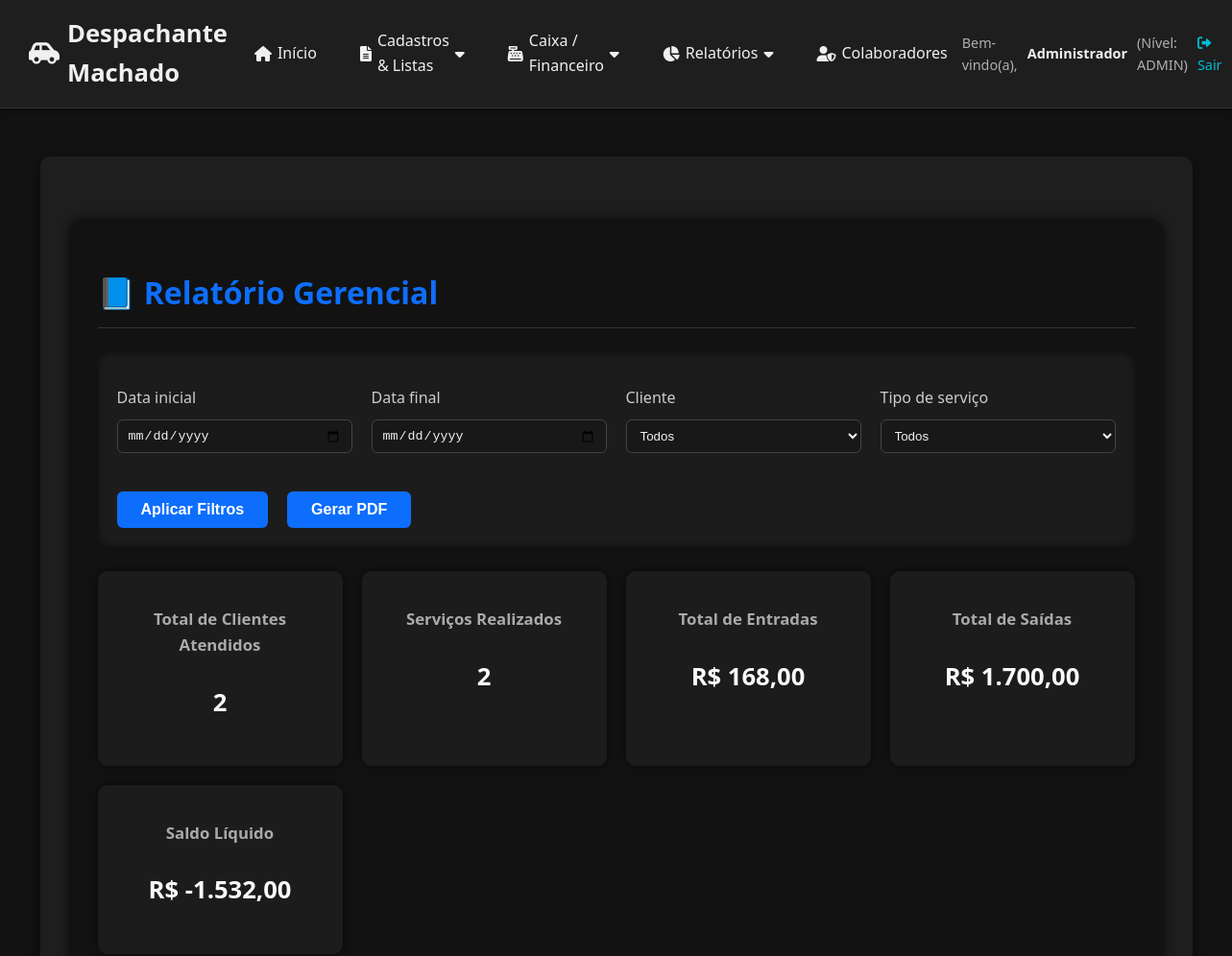
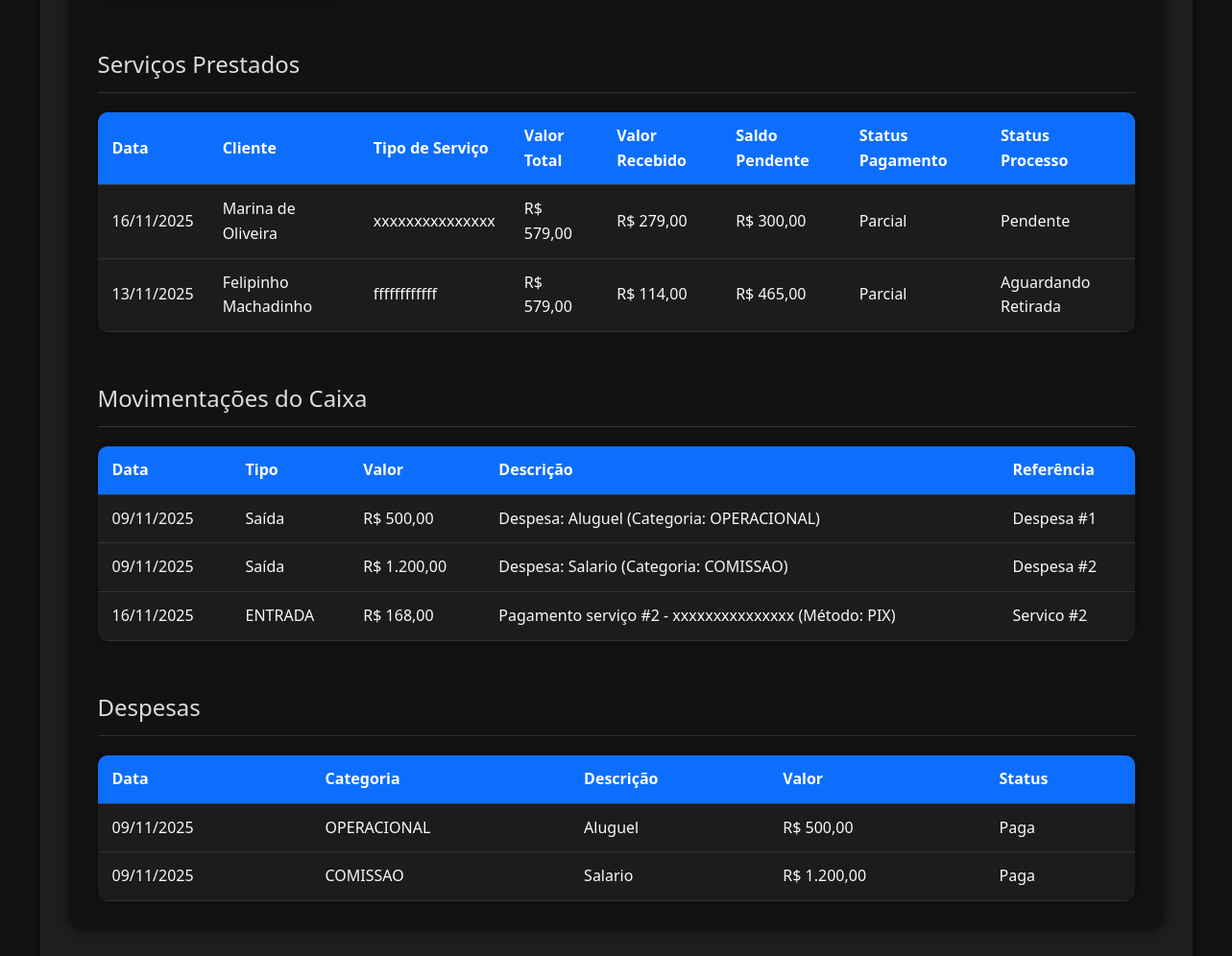
The app's page /relatorios/fluxo_caixa (signed in) with its own data (2 pictures, top to bottom).
### app_web.py (models this page shows)
class Servico(db.Model):
    id = db.Column(db.Integer, primary_key=True)
    cliente_id = db.Column(db.Integer, db.ForeignKey('cliente.id'), nullable=False)
    cliente = db.relationship('Cliente', backref=db.backref('servicos', lazy=True))
    tipo_servico = db.Column(db.String(150), nullable=False)
    detalhes = db.Column(db.Text)
    placa_veiculo = db.Column(db.String(10), nullable=True) # Adicionado para filtro
    data_servico = db.Column(db.Date, default=datetime.utcnow)
    data_vencimento = db.Column(db.Date) # Opcional
    valor_total = db.Column(db.Float, default=0.0)
    valor_recebido = db.Column(db.Float, default=0.0)
    saldo_pendente = db.Column(db.Float, default=0.0)
    status_processo = db.Column(db.String(50), default='Pendente') # Pendente, Em Andamento, Concluído, etc.
    status_pagamento = db.Column(db.String(50), default='Não Cobrado') # Não Cobrado, A Cobrar, Parcial, Pago

class Cliente(db.Model):
    id = db.Column(db.Integer, primary_key=True)
    nome = db.Column(db.String(100), nullable=False)
    cpf_cnpj = db.Column(db.String(20), unique=True, nullable=False)
    telefone = db.Column(db.String(20))
    email = db.Column(db.String(100))
    endereco = db.Column(db.String(255))
    data_cadastro = db.Column(db.Date, default=datetime.utcnow)

class MovimentacaoCaixa(db.Model):
    id = db.Column(db.Integer, primary_key=True)
    data = db.Column(db.Date, default=datetime.utcnow)
    tipo = db.Column(db.String(10), nullable=False) # 'Entrada' ou 'Saida'
    valor = db.Column(db.Float, nullable=False)
    descricao = db.Column(db.String(255))
    referencia_id = db.Column(db.Integer) # ID do Servico ou Despesa, se aplicável
    referencia_tipo = db.Column(db.String(20)) # 'Servico' ou 'Despesa'

class Despesa(db.Model):
    id = db.Column(db.Integer, primary_key=True)
    data = db.Column(db.Date, default=datetime.utcnow)
    valor = db.Column(db.Float, nullable=False)
    descricao = db.Column(db.String(255), nullable=False)
    categoria = db.Column(db.String(100), nullable=False)
    paga = db.Column(db.Boolean, default=False)

### app_web.py (the view)
@app.route("/relatorios/fluxo_caixa", methods=["GET", "POST"])
@login_required
def relatorio_fluxo_caixa():
    from datetime import datetime
    from sqlalchemy import func
    data_inicio = request.form.get("data_inicio") or request.args.get("data_inicio")
    data_fim = request.form.get("data_fim") or request.args.get("data_fim")
    cliente_id = request.form.get("cliente_id") or request.args.get("cliente_id")
    tipo_servico = request.form.get("tipo_servico") or request.args.get("tipo_servico")
    def parse_date(date_str):
        try:
            return datetime.strptime(date_str, "%Y-%m-%d").date() if date_str else None
        except Exception:
            return None
    data_inicio = parse_date(data_inicio)
    data_fim = parse_date(data_fim)
    query_servicos = Servico.query
    query_mov = MovimentacaoCaixa.query
    query_despesas = Despesa.query
    if data_inicio:
        query_servicos = query_servicos.filter(Servico.data_servico >= data_inicio)
        query_mov = query_mov.filter(MovimentacaoCaixa.data >= data_inicio)
        query_despesas = query_despesas.filter(Despesa.data >= data_inicio)
    if data_fim:
        query_servicos = query_servicos.filter(Servico.data_servico <= data_fim)
        query_mov = query_mov.filter(MovimentacaoCaixa.data <= data_fim)
        query_despesas = query_despesas.filter(Despesa.data <= data_fim)
    if cliente_id:
        query_servicos = query_servicos.filter(Servico.cliente_id == cliente_id)
    if tipo_servico:
        query_servicos = query_servicos.filter(Servico.tipo_servico == tipo_servico)
    servicos = query_servicos.all()
    movimentacoes_brutas = query_mov.all()
    despesas = query_despesas.all() # Despesas avulsas filtradas por data
    movimentacoes = [] # Lista final de movimentos válidos
    for m in movimentacoes_brutas:
        if m.referencia_tipo != 'Servico':
            movimentacoes.append(m)
            continue
        servico_existente = Servico.query.get(m.referencia_id)
        if servico_existente:
            if cliente_id and str(servico_existente.cliente_id) != cliente_id:
                continue
            movimentacoes.append(m)
    total_clientes = len(set(s.cliente_id for s in servicos))
    total_servicos = len(servicos)
    total_faturado = sum(s.valor_total for s in servicos)
    total_recebido = sum(s.valor_recebido for s in servicos)
    total_pendente = total_faturado - total_recebido
    total_entradas = sum(m.valor for m in movimentacoes if m.tipo and (
        'entrada' in m.tipo.lower() or m.referencia_tipo == 'Servico'
    ))
    total_saidas_caixa = sum(m.valor for m in movimentacoes if m.tipo and 'saida' in m.tipo.lower())
    total_despesas_avulsas = sum(d.valor for d in despesas)
    total_saidas_geral = total_saidas_caixa + total_despesas_avulsas
    saldo_liquido = total_entradas - total_saidas_geral
    clientes = Cliente.query.all()
    tipos_servicos = [t[0] for t in db.session.query(Servico.tipo_servico).distinct().all()]
    return render_template(
        "relatorio_faturamento.html",
        clientes=clientes,
        tipos_servicos=tipos_servicos,
        servicos=servicos,
        movimentacoes=movimentacoes,
        despesas=despesas,
        total_clientes=total_clientes,
        total_servicos=total_servicos,
        total_faturado=total_faturado,
        total_recebido=total_recebido,
        total_pendente=total_pendente,
        total_entradas=total_entradas,
        total_saidas=total_saidas_geral,
        saldo_liquido=saldo_liquido,
        data_inicio=data_inicio.strftime("%Y-%m-%d") if data_inicio else "",
        data_fim=data_fim.strftime("%Y-%m-%d") if data_fim else "",
        cliente_id=int(cliente_id) if cliente_id and cliente_id.isdigit() else None,
        tipo_servico=tipo_servico or ""
    )

### app_web.py (called while the page is built)
@app.before_request
def load_user():
    g.user = session.get('nome')
    g.nivel = session.get('nivel_acesso')

@app.template_filter('to_date')
def format_date_filter(value):
    if value is None:
        return ""
    if isinstance(value, str):
        try:
            value = datetime.strptime(value, '%Y-%m-%d').date()
        except ValueError:
            return value
    return value.strftime('%d/%m/%Y') if hasattr(value, 'strftime') else str(value)

@app.template_filter('moeda')
def format_currency_filter(value):
    if value is None:
        return 'R$ 0,00'
    try:
        value_float = float(value)
        return "R$ {:,.2f}".format(value_float).replace(',', 'X').replace('.', ',').replace('X', '.')
    except:
        return value

def login_required(view):
    @wraps(view)
    def wrapped_view(**kwargs):
        if not session.get('logged_in'):
            flash('Você precisa fazer login para acessar esta página.', 'error')
            return redirect(url_for('login'))
        return view(**kwargs)
    return wrapped_view

### templates/relatorio_faturamento.html (shortened to what this page needs)
{% extends "base.html" %}
{% block content %}
<div class="relatorio-container" id="area-relatorio">
    <h1>📘 Relatório Gerencial</h1>
    <form method="POST" class="filtros">
    <div>
        <label for="data_inicio">Data inicial</label>
        <input type="date" id="data_inicio" name="data_inicio" value="{{ data_inicio }}">
    </div>
    <div>
        <label for="data_fim">Data final</label>
        <input type="date" id="data_fim" name="data_fim" value="{{ data_fim }}">
    </div>
    <div>
        <label for="cliente_id">Cliente</label>
        <select id="cliente_id" name="cliente_id">
            <option value="">Todos</option>
        </select>
    </div>
    <div>
        <label for="tipo_servico">Tipo de serviço</label>
        <select id="tipo_servico" name="tipo_servico">
            <option value="">Todos</option>
        </select>
    </div>
    <button type="submit">Aplicar Filtros</button>
    <button type="button" id="btnGerarPDF" class="btn-exportar">Gerar PDF</button>
</form>
    <div class="cards-resumo">
        <div class="card">
            <h3>Total de Clientes Atendidos</h3>
            <p>{{ total_clientes }}</p>
        </div>
        <div class="card">
            <h3>Serviços Realizados</h3>
            <p>{{ total_servicos }}</p>
        </div>
        <div class="card">
            <h3>Total de Entradas</h3>
            <p>{{ total_entradas | moeda }}</p>
        </div>
        <div class="card">
            <h3>Total de Saídas</h3>
            <p>{{ total_saidas | moeda }}</p>
        </div>
        <div class="card">
            <h3>Saldo Líquido</h3>
            <p>{{ saldo_liquido | moeda }}</p>
        </div>
    </div>
    <h2>Serviços Prestados</h2>
    <table>
        <thead>
            <tr>
                <th>Data</th>
                <th>Cliente</th>
                <th>Tipo de Serviço</th>
                <th>Valor Total</th>
                <th>Valor Recebido</th>
                <th>Saldo Pendente</th>
                <th>Status Pagamento</th>
                <th>Status Processo</th>
            </tr>
        </thead>
        <tbody>
            {% for s in servicos %}
            <tr>
                <td>{{ s.data_servico | to_date }}</td>
                <td>{{ s.cliente.nome }}</td>
                <td>{{ s.tipo_servico }}</td>
                <td>{{ s.valor_total | moeda }}</td>
                <td>{{ s.valor_recebido | moeda }}</td>
                <td>{{ (s.valor_total - s.valor_recebido) | moeda }}</td>
                <td>{{ s.status_pagamento }}</td>
                <td>{{ s.status_processo }}</td>
            </tr>
            {% endfor %}
        </tbody>
    </table>
    <h2>Movimentações do Caixa</h2>
    <table>
        <thead>
            <tr>
                <th>Data</th>
                <th>Tipo</th>
                <th>Valor</th>
                <th>Descrição</th>
                <th>Referência</th>
            </tr>
        </thead>
        <tbody>
            {% for m in movimentacoes %}
            <tr>
                <td>{{ m.data | to_date }}</td>
                <td>{{ m.tipo }}</td>
                <td>{{ m.valor | moeda }}</td>
                <td>{{ m.descricao }}</td>
                <td>{{ m.referencia_tipo }} #{{ m.referencia_id }}</td>
            </tr>
            {% endfor %}
        </tbody>
    </table>
    <h2>Despesas</h2>
    <table>
        <thead>
            <tr>
                <th>Data</th>
                <th>Categoria</th>
                <th>Descrição</th>
                <th>Valor</th>
                <th>Status</th>
            </tr>
        </thead>
        <tbody>
            {% for d in despesas %}
            <tr>
                <td>{{ d.data | to_date }}</td>
                <td>{{ d.categoria }}</td>
                <td>{{ d.descricao }}</td>
                <td>{{ d.valor | moeda }}</td>
                <td>{% if d.paga %}Paga{% else %}Pendente{% endif %}</td>
            </tr>
            {% endfor %}
        </tbody>
    </table>
</div>
{% endblock %}

### templates/base.html (style rules this page uses)
:root { --cor-primaria: #0d6efd; --cor-primaria-escura: #084298; --cor-secundaria: #198754; --cor-alerta: #ffc107; --cor-erro: #dc3545; --cor-fundo: #121212; --cor-container: #1e1e1e; --cor-texto: #f0f0f0; --cor-texto-secundario: #b0b0b0; --cor-hover: #2c2c2c; --cor-borda: #333; --sombra: rgba(0, 0, 0, 0.5); --cor-sucesso: #28a745; --cor-info: #17a2b8; --cor-aviso: #ffc107; --cor-saldo-positivo: #28a745; --cor-saldo-negativo: #e74c3c; --cor-saldo-zero: #ffc107; --cor-pendente: #5c4300; --cor-pendente-texto: #ffdb70; --cor-andamento: #003366; --cor-andamento-texto: #cce0ff; --cor-aguardando: #005662; --cor-aguardando-texto: #b2faff; --cor-concluido: #0f3d1e; --cor-concluido-texto: #9ef5b3; --cor-cancelado: #333; --cor-cancelado-texto: #ccc; --cor-pago: #0f3d1e; --cor-pago-texto: #9ef5b3; --cor-parcial: #5c4300; --cor-parcial-texto: #ffdb70; --cor-a-cobrar: #7a1a1a; --cor-a-cobrar-texto: #ffbdbd; --cor-nao-cobrado: #444; --cor-nao-cobrado-texto: #bbb; --espacamento-xs: 5px; --espacamento-sm: 10px; --espacamento-md: 15px; --espacamento-lg: 20px; --espacamento-xl: 25px; --borda-radius: 6px; --borda-radius-lg: 10px; }
* { box-sizing: border-box; }
body { font-family: 'Segoe UI', Tahoma, Geneva, Verdana, sans-serif; margin: 0; padding: 0; background-color: var(--cor-fundo); color: var(--cor-texto); line-height: 1.6; }
h1, h2 { color: var(--cor-texto); border-bottom: 1px solid var(--cor-borda); padding-bottom: 10px; margin-bottom: 20px; font-weight: 600; }
label { display: block; margin-top: 15px; font-weight: 600; color: var(--cor-texto-secundario); }
input, select, textarea { width: 100%; padding: 10px 12px; margin-top: 5px; background-color: #1a1a1a; border: 1px solid var(--cor-borda); border-radius: var(--borda-radius); color: var(--cor-texto); transition: border-color 0.2s; }
.btn, button, input[type="submit"] { background-color: var(--cor-primaria); color: white; padding: 10px 20px; border: none; border-radius: var(--borda-radius); cursor: pointer; margin-top: 20px; font-size: 1em; font-weight: 600; text-decoration: none; display: inline-flex; align-items: center; gap: 8px; transition: background-color 0.2s, transform 0.2s; }

### templates/relatorio_faturamento.html (style rules this page uses)
.relatorio-container { max-width: 1400px; margin: 40px auto; padding: 30px; background-color: #121212; border-radius: 15px; box-shadow: 0 0 12px rgba(0, 0, 0, 0.6); color: #f8f9fa; }
h1 { color: var(--cor-primaria); margin-bottom: 25px; font-weight: 600; }
h2 { margin-top: 50px; color: #ddd; font-weight: 500; }
.filtros { display: flex; flex-wrap: wrap; gap: 20px; margin-bottom: 25px; background-color: #1c1c1c; padding: 20px; border-radius: 12px; box-shadow: inset 0 0 8px rgba(0,0,0,0.5); }
.filtros div { display: flex; flex-direction: column; flex: 1 1 220px; }
.filtros label { font-weight: 500; margin-bottom: 5px; color: #ccc; }
.filtros input, .filtros select { padding: 8px 10px; border-radius: 6px; border: 1px solid #444; background-color: #181818; color: #f0f0f0; }
.filtros button { background-color: var(--cor-primaria); color: #fff; border: none; border-radius: 6px; padding: 10px 25px; font-weight: 600; cursor: pointer; transition: 0.2s; align-self: flex-end; }
.btn-exportar { background-color: #198754; color: white; padding: 10px 25px; border: none; border-radius: 6px; font-weight: 600; cursor: pointer; transition: 0.2s; align-self: flex-end; }
.cards-resumo { display: grid; grid-template-columns: repeat(auto-fit, minmax(230px, 1fr)); gap: 20px; margin-bottom: 40px; }
.card { background-color: #1c1c1c; padding: 20px; border-radius: 10px; box-shadow: 0 0 8px rgba(0, 0, 0, 0.5); text-align: center; }
.card h3 { font-size: 1.05em; color: #aaa; margin-bottom: 8px; }
.card p { font-size: 1.6em; font-weight: 600; color: #f8f9fa; }
table { width: 100%; border-collapse: collapse; background-color: #1c1c1c; border-radius: 10px; overflow: hidden; margin-top: 10px; box-shadow: 0 0 6px rgba(0,0,0,0.5); }
thead { background-color: var(--cor-primaria); color: #fff; }
th, td { padding: 12px 15px; text-align: left; border-bottom: 1px solid #333; }

### records on screen
Servico: data_servico|to_date "16/11/2025", cliente.nome "Marina de Oliveira", tipo_servico "xxxxxxxxxxxxxxx", valor_total|moeda "R$ 579,00", valor_recebido|moeda "R$ 279,00", (s.valor_total-s.valor_recebido)|moeda "R$ 300,00", status_pagamento "Parcial", status_processo "Pendente"
Servico: data_servico|to_date "13/11/2025", cliente.nome "Felipinho Machadinho", tipo_servico "ffffffffffff", valor_total|moeda "R$ 579,00", valor_recebido|moeda "R$ 114,00", (s.valor_total-s.valor_recebido)|moeda "R$ 465,00", status_pagamento "Parcial", status_processo "Aguardando Retirada"
MovimentacaoCaixa: data|to_date "09/11/2025", tipo "Saída", valor|moeda "R$ 500,00", descricao "Despesa: Aluguel (Categoria: OPERACIONAL)", referencia_tipo "Despesa", referencia_id "1"
MovimentacaoCaixa: data|to_date "09/11/2025", tipo "Saída", valor|moeda "R$ 1.200,00", descricao "Despesa: Salario (Categoria: COMISSAO)", referencia_tipo "Despesa", referencia_id "2"
MovimentacaoCaixa: data|to_date "16/11/2025", tipo "ENTRADA", valor|moeda "R$ 168,00", descricao "Pagamento serviço #2 - xxxxxxxxxxxxxxx (Método: PIX)", referencia_tipo "Servico", referencia_id "2"
Despesa: data|to_date "09/11/2025", categoria "OPERACIONAL", descricao "Aluguel", valor|moeda "R$ 500,00", paga "Paga"
Despesa: data|to_date "09/11/2025", categoria "COMISSAO", descricao "Salario", valor|moeda "R$ 1.200,00", paga "Paga"

### other values on screen
{{ session.get('nome', 'Usuário') }} "Administrador"
{{ session.get('nivel_acesso', 'N/A') }} "ADMIN"
{{ total_clientes }} "2"
{{ total_servicos }} "2"
{{ total_entradas | moeda }} "R$ 168,00"
{{ total_saidas | moeda }} "R$ 1.700,00"
{{ saldo_liquido | moeda }} "R$ -1.532,00"
